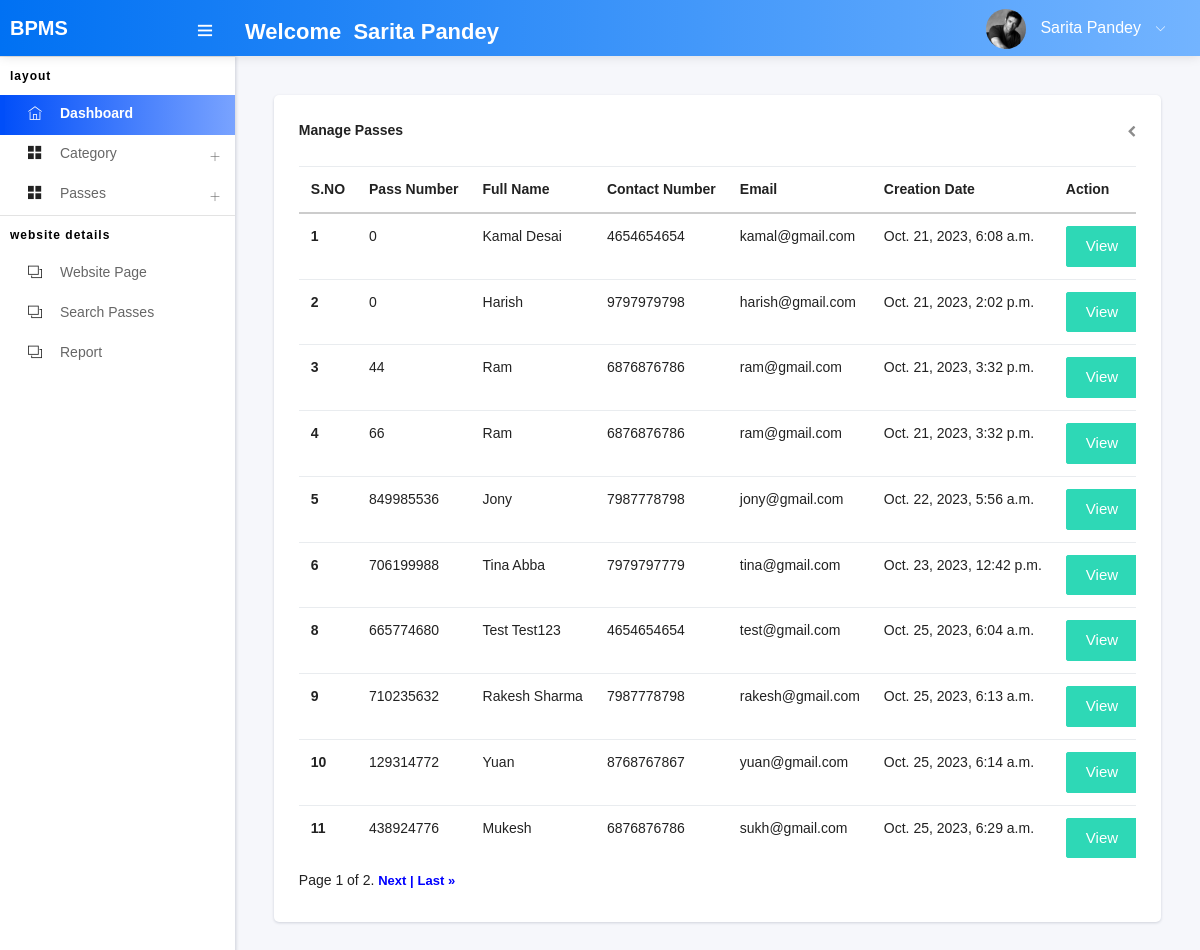
The app's page /ManagePasses (signed in) with its own data.
### app/models.py (models this page shows, shortened)
class CustomUser(AbstractUser):
    profile_pic = models.ImageField(upload_to='media/profile_pic')

class Passes(models.Model):
    passnumber = models.IntegerField(default=0)
    fullname = models.CharField(max_length=250)
    gender = models.CharField(max_length=100)
    profile_pic1 = models.ImageField(upload_to='media/')
    mobilenumber = models.IntegerField(default=0)
    email = models.EmailField(max_length=200)
    identitytype = models.CharField(max_length=200)
    identitycardnumber = models.CharField(max_length=250)
    category_id = models.ForeignKey(Category,on_delete=models.DO_NOTHING)
    source = models.CharField(max_length=250)
    destinations = models.CharField(max_length=250)
    fromdate = models.CharField(max_length=250)
    todate = models.CharField(max_length=250)
    cost = models.IntegerField(default=0)
    passcreated_at = models.DateTimeField(auto_now_add=True)

### buspass/views.py (the view)
# urls.py: path('ManagePasses', views.MANAGE_PASSES, name='manage_passes'),
@login_required(login_url='/')
def MANAGE_PASSES(request):
    userpasses = Passes.objects.all()
    paginator = Paginator(userpasses, 10)
    page = request.GET.get('page')
    userpasses = paginator.get_page(page)
    return render(request, 'manage_passes.html', {'userpasses': userpasses})

### templates/manage_passes.html (shortened to what this page needs)
{% extends 'base.html' %}
{% block content %}
<div class="col-sm-12">
    <div class="card">
        <div class="card-header">
            <h5>Manage Passes</h5>
            <div class="card-header-right">
                <ul class="list-unstyled card-option">
                    <li><i class="fa fa-chevron-left"></i></li>
                </ul>
            </div>
        </div>
        <div class="card-block table-border-style">
            <div class="table-responsive">
                <table class="table">
                    <thead>
                        <tr>
                            <th>S.NO</th>
                           <th>Pass Number</th>
                            <th>Full Name</th>
                            <th>Contact Number</th>
                            <th>Email</th>
                            <th>Creation Date</th>
                            <th>Action</th>
                        </tr>
                    </thead>
                    <tbody>
                        {% for i in userpasses %}
                        <tr>
                            <th scope="row">{{ i.id}}</th>
                            <td>{{ i.passnumber}}</td>
                            <td>{{ i.fullname}}</td>
                            <td>{{ i.mobilenumber}}</td>
                            <td>{{ i.email}}</td>
                            <td>{{ i.passcreated_at}}</td>
                            <td><a href="{% url 'view_passes' i.id %}" class="btn btn-success">View </a>&nbsp;<a href="{% url 'delete_passes' i.id %}" class="btn btn-danger">Delete</a></td>
                        </tr>
                      {% endfor %}
                    </tbody>
                </table>
                <div class="pagination">
                    <span class="step-links">
                        <span class="current-page">
                            Page {{ userpasses.number }} of {{ userpasses.paginator.num_pages }}.
                        </span>
                        {% if userpasses.has_next %}
                            <a href="?page={{ userpasses.next_page_number }}"><strong style="color: blue;">Next |</strong></a>
                            <a href="?page={{ userpasses.paginator.num_pages }}"><strong style="color: blue;">Last &raquo;</strong></a>
                        {% endif %}
                    </span>
                </div>
            </div>
        </div>
    </div>
                    </div>
{% endblock %}

### templates/includes/header.html (shortened to what this page needs)
{% load static %}
<nav class="navbar header-navbar pcoded-header">
    <div class="navbar-wrapper">
        <div class="navbar-logo">
            <a class="mobile-menu" id="mobile-collapse" href="#!">
                <i class="ti-menu"></i>
            </a>
            <a href="dashboard.html">
                <strong style="font-size: 20px;">BPMS</strong>
            </a>
        </div>
        <div class="navbar-container container-fluid">
            <ul class="nav-left">
                <li>
                    <h4 style="color: white;padding-top: 20px;">Welcome &nbsp;{{user.first_name}}&nbsp;{{user.last_name}}</h4>
                </li>
            </ul>
            <ul class="nav-right">
                <li class="user-profile header-notification">
                    <a href="#!">
                        <img src="{% static 'assets/images/avatar-4.jpg'%}" class="img-radius" alt="User-Profile-Image">
                        <span>{{user.first_name}}&nbsp;{{user.last_name}}</span>
                        <i class="ti-angle-down"></i>
                    </a>
                </li>
            </ul>
        </div>
    </div>
</nav>

### records on screen
CustomUser: first_name "Sarita", last_name "Pandey"
Passes: id "1", passnumber "0", fullname "Kamal Desai", mobilenumber "4654654654", email "kamal@gmail.com", passcreated_at "Oct. 21, 2023, 6:08 a.m."
Passes: id "2", passnumber "0", fullname "Harish", mobilenumber "9797979798", email "harish@gmail.com", passcreated_at "Oct. 21, 2023, 2:02 p.m."
Passes: id "3", passnumber "44", fullname "Ram", mobilenumber "6876876786", email "ram@gmail.com", passcreated_at "Oct. 21, 2023, 3:32 p.m."
Passes: id "4", passnumber "66", fullname "Ram", mobilenumber "6876876786", email "ram@gmail.com", passcreated_at "Oct. 21, 2023, 3:32 p.m."
Passes: id "5", passnumber "849985536", fullname "Jony", mobilenumber "7987778798", email "jony@gmail.com", passcreated_at "Oct. 22, 2023, 5:56 a.m."
Passes: id "6", passnumber "706199988", fullname "Tina Abba", mobilenumber "7979797779", email "tina@gmail.com", passcreated_at "Oct. 23, 2023, 12:42 p.m."
Passes: id "8", passnumber "665774680", fullname "Test Test123", mobilenumber "4654654654", email "test@gmail.com", passcreated_at "Oct. 25, 2023, 6:04 a.m."
Passes: id "9", passnumber "710235632", fullname "Rakesh Sharma", mobilenumber "7987778798", email "rakesh@gmail.com", passcreated_at "Oct. 25, 2023, 6:13 a.m."
Passes: id "10", passnumber "129314772", fullname "Yuan", mobilenumber "8768767867", email "yuan@gmail.com", passcreated_at "Oct. 25, 2023, 6:14 a.m."
Passes: id "11", passnumber "438924776", fullname "Mukesh", mobilenumber "6876876786", email "sukh@gmail.com", passcreated_at "Oct. 25, 2023, 6:29 a.m."

### other values on screen
{{ userpasses.number }} "1"
{{ userpasses.paginator.num_pages }} "2"
